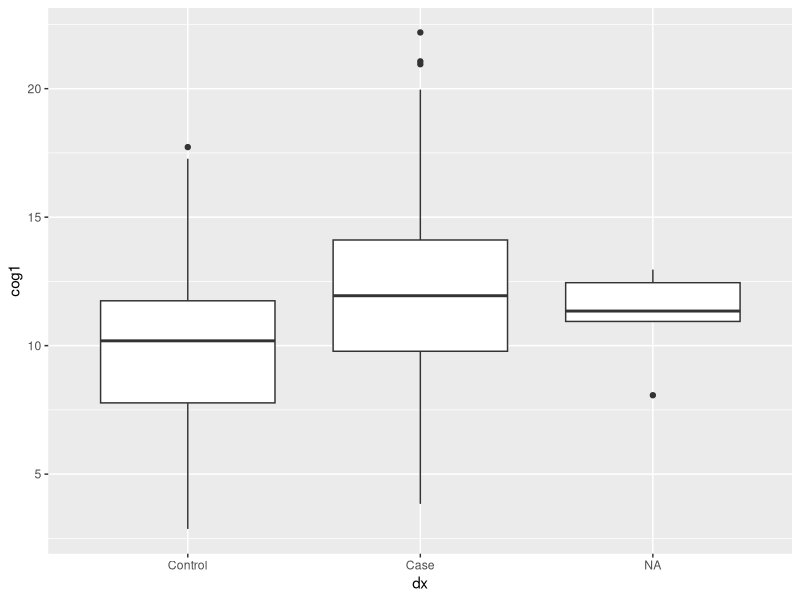
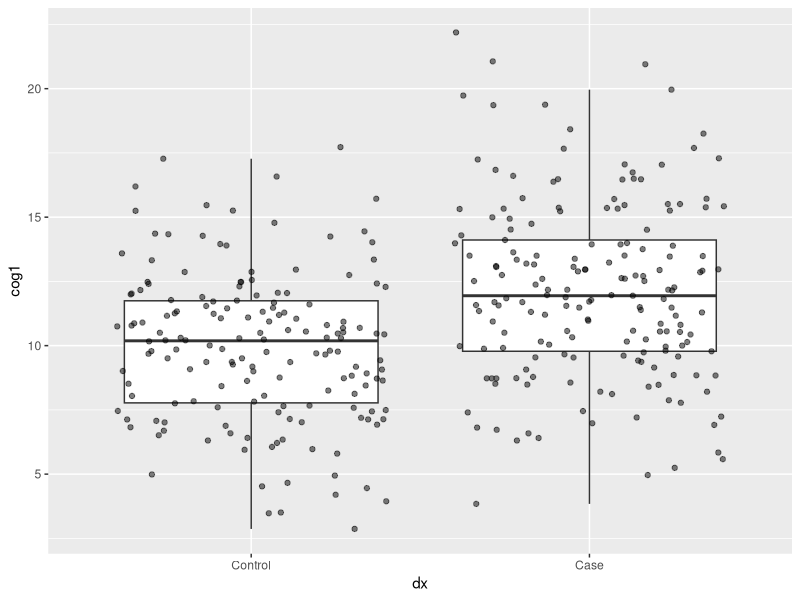
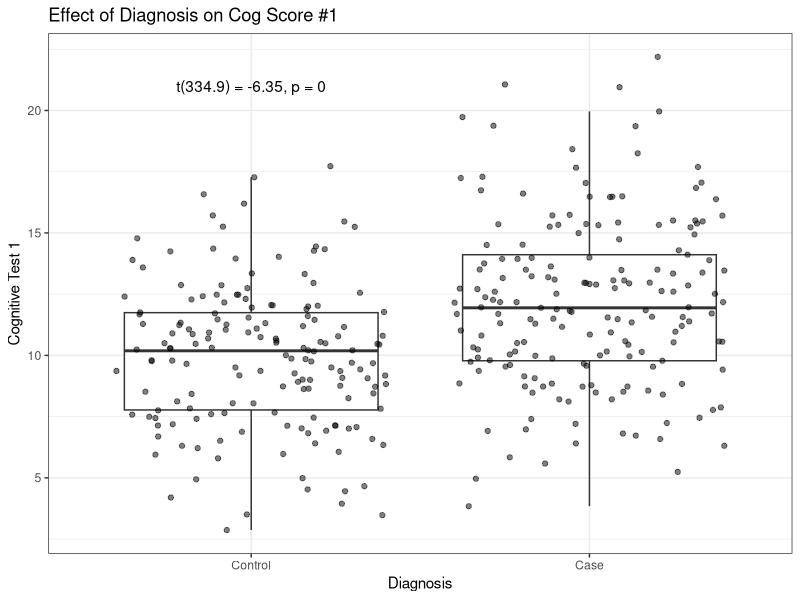
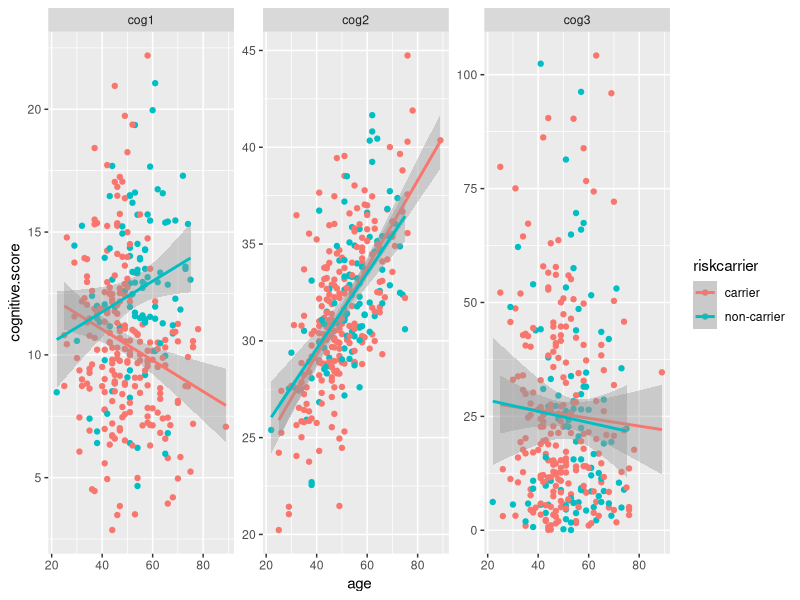

Here is the R script that generated these plots, in order:
## ---- chunk 1
library(ggplot2)
library(dplyr)
library(tidyr)
library(broom)
library(knitr)
## ---- chunk 2
data1 <- read.csv("data/messy_demographic.csv")  # put in the location of the downloaded data file 1
data2 <- read.csv("data/messy_cognitive.csv")  # put in the location of the downloaded data file 2
data3 <- read.csv("data/messy_genotype.csv")
## ---- chunk 3
data1[data1==""] <- NA
data1[data1=="missing"] <- NA
data1[data1=="9999"] <- NA

data1$age <- as.numeric(as.character(data1$age))
data1$ethnicity <- factor(data1$ethnicity,levels=c("Cauc","AA","As","In","Other"))
data1$sex <- factor(data1$sex, levels=c(0,1), labels=c("Male","Female"))
data1$dx <- factor(data1$dx, levels=c(0,1), labels=c("Control","Case"))

data2[data2==""] <- NA
data2[data2=="missing"] <- NA
data2[data2=="9999"] <- NA
data2$cog1 <- as.numeric(as.character(data2$cog1))
data2$cog2 <- as.numeric(as.character(data2$cog2))
data2$cog3 <- as.numeric(as.character(data2$cog3))
data2$subID <- gsub(data2$subID,pattern="subject",replacement="SUB_")

data3[data3==""] <- NA
data3[data3=="missing"] <- NA
data3[data3=="9999"] <- NA
data3$genotype <- factor(data3$genotype, levels=c(0,1,2), labels=c("AA","AG","GG"))
data3$subID <- gsub(data3$subID,pattern="subject",replacement="SUB_")

alldata <- merge(data1,data2,by.x="subject_ID",by.y="subID")
alldata <- merge(alldata,data3,by.x="subject_ID",by.y="subID")

## Write merged dataframe as new .csv
write.csv(alldata, "alldata.csv", row.names=F)
## ---- chunk 4
t.test(data=alldata, cog1 ~ dx)
## ---- chunk 5
my.t.result <- t.test(data=alldata, cog1 ~ dx) # saves to output to my.t.result

print(my.t.result)       ## prints to output to the console
my.t.result$statistic    ## gets us the t statistic!
my.t.result$parameter    ## the degrees of freedom
my.t.result$p.value      ## gets us the p-value

round(my.t.result$statistic,2) ## we can these numbers using the "round" function
## ---- chunk 6
my.t.results.txt = paste0('t(',
                        round(my.t.result$parameter,1),
                        ') = ',
                        round(my.t.result$statistic,2), ', p = ',
                        round(my.t.result$p.value, 7))

my.t.results.txt
## ---- chunk 7
ggplot(data=alldata, aes(y=cog1,x=dx)) + 
	geom_boxplot()
## ---- chunk 8
data.toplot <-filter(alldata, !is.na(cog1), !is.na(dx))

ggplot(data.toplot, aes(y=cog1,x=dx)) + 
	geom_boxplot(outlier.shape=NA) + ## removes outliers from boxplot layer
	geom_jitter(alpha=0.5)           ## add dots on top

## even fancier - let's add a title, and annotation and label the axes
ggplot(data.toplot, aes(y=cog1,x=dx)) + 
  geom_boxplot(outlier.shape=NA) + 
  geom_jitter(alpha=0.5) +
  labs(title="Effect of Diagnosis on Cog Score #1",
       y = "Cognitive Test 1",
       x = "Diagnosis") +
  annotate("text", label = my.t.results.txt, x = 1, y = 21) +
  theme_bw()
## ---- chunk 9
my.stats.table <- summarise(alldata,
                            "Mean" = mean(cog1, na.rm = T),
                            "St Dev" = sd(cog1, na.rm = T))

my.stats.table <- alldata %>% 
                  group_by(dx,sex) %>%
                  summarise("Mean" = mean(cog1, na.rm = T),
                            "St Dev" = sd(cog1, na.rm = T))

kable(my.stats.table)
## ---- chunk 10
## let's add a rick carrier
alldata$riskcarrier[alldata$genotype=="AG" | alldata$genotype=="GG"] <- "carrier"
alldata$riskcarrier[alldata$genotype=="AA"] <- "non-carrier"
alldata$riskcarrier <- as.factor(alldata$riskcarrier)

alldata_melted <- gather(alldata, cog_var, cognitive.score, 
                  -subject_ID, -age, -sex, -ethnicity, -dx, -genotype, -riskcarrier)

toplot <- filter(alldata_melted, !is.na(cognitive.score), 
                                 !is.na(dx), 
                                 !is.na(riskcarrier))

ggplot(toplot, aes(y=cognitive.score,x=age,color=riskcarrier)) + 
  geom_point() + 
  geom_smooth(method=lm) + 
  facet_wrap(~cog_var, scales = "free")
## ---- chunk 11
## add stargazer descriptive stats table?
cog_dems_table <- alldata_melted  %>% 
                  filter(!is.na(cognitive.score), !is.na(dx), !is.na(riskcarrier)) %>%
                  group_by(dx, cog_var, riskcarrier) %>%
                  summarise("Mean" = mean(cognitive.score, na.rm = T),
                            "St Dev" = sd(cognitive.score, na.rm = T))

kable(cog_dems_table)

regress_results <- alldata_melted %>%
                    filter(!is.na(cognitive.score), !is.na(dx), !is.na(riskcarrier)) %>%
                    group_by(cog_var) %>%
                    do(tidy(lm(cognitive.score ~ dx*riskcarrier*age, .)))

kable(regress_results)

#Let's just look at the carier by age interaction term

age_regress_results <- regress_results %>% filter(term == "age") 
age_regress_results$p.fdr = p.adjust(age_regress_results$p.value, method = "fdr")
kable(age_regress_results)

age_regress_results$p.bonferonni = p.adjust(age_regress_results$p.value, method = "bonferroni")

kable(age_regress_results)

